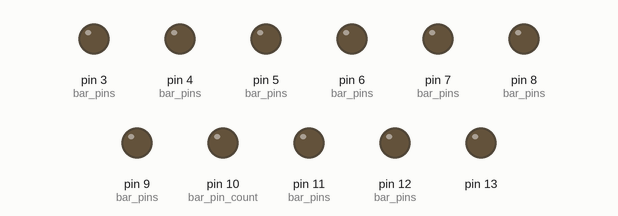
Recording of a sketch running on a simulated Arduino Uno, built with avr-gcc and run on an emulated ATmega328P. Parts: output pins drawn as LEDs (lit = HIGH).

Above: at 1.0 s.
At 2.1 s:
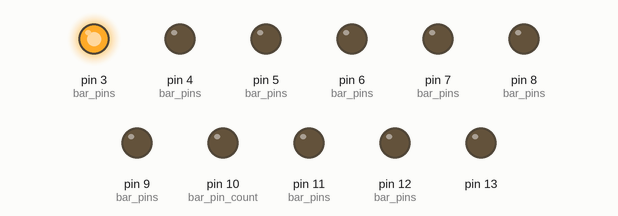
At 2.5 s:
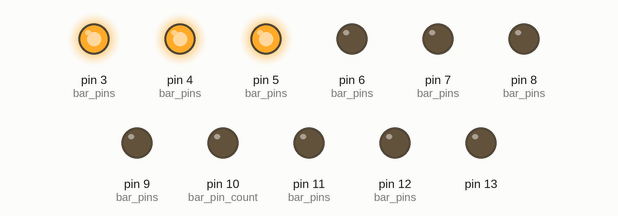
At 2.9 s:
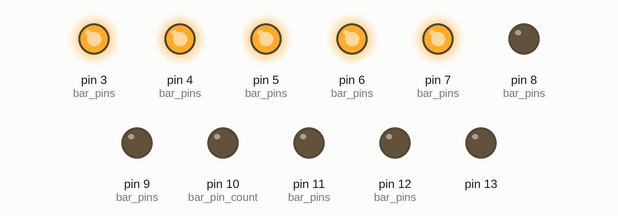
At 3.9 s:
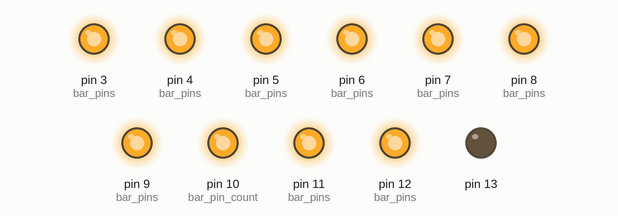
At 4.9 s:
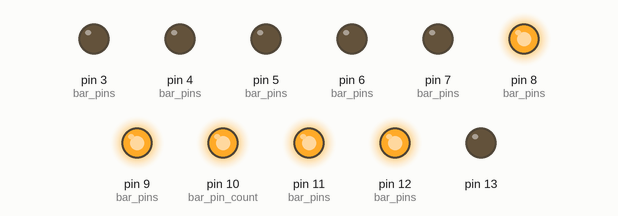
Timing chart, 0 to 5.2 s (numbered marks = the images above):
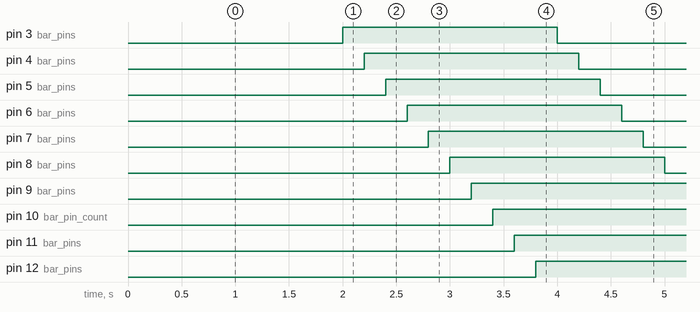

The sketch:

bargraph.ino
```cpp
/*
LEDs sketch
Blink three LEDs each connected to a different digital pin
*/
const int mydelay = 200;

#define foreach(item, array) \
	for(int keep = 1, \
	count = 0,\
	size = sizeof (array) / sizeof *(array); \
	keep && count != size; \
	keep = !keep, count++) \
	for(item = (array) + count; keep; keep = !keep)

const int bar_pins[] = {3,4,5,6,7,8,9,10,11,12};
const int bar_pin_count = 10;

void setup()
{

// Flash for heartbeat.
pinMode(13, OUTPUT);

// Serial.begin(9600);

// declare LED pins as output
  for(int led = bar_pins[0]; led <=  bar_pins[0] + bar_pin_count; led++)
  {
    pinMode(led, OUTPUT);
  }

}
void loop()
{
	foreach(const int *pin, bar_pins)
	{
		digitalWrite(*pin, LOW);
		delay(mydelay);
	}

	foreach(const int *pin, bar_pins)
	{
		digitalWrite(*pin, HIGH);
		delay(mydelay);
	}

}
```

Measured:
- by itself, pin 3 (bar_pins), pin 4 (bar_pins), pin 5 (bar_pins), pin 6 (bar_pins), pin 7 (bar_pins), pin 8 (bar_pins), pin 9 (bar_pins), pin 10 (bar_pin_count), pin 11 (bar_pins), pin 12 (bar_pins): alternates HIGH for 2.0 s and LOW for 2.0 s
- by itself, everything shown: repeats every 4.0 s, in 20 steps
